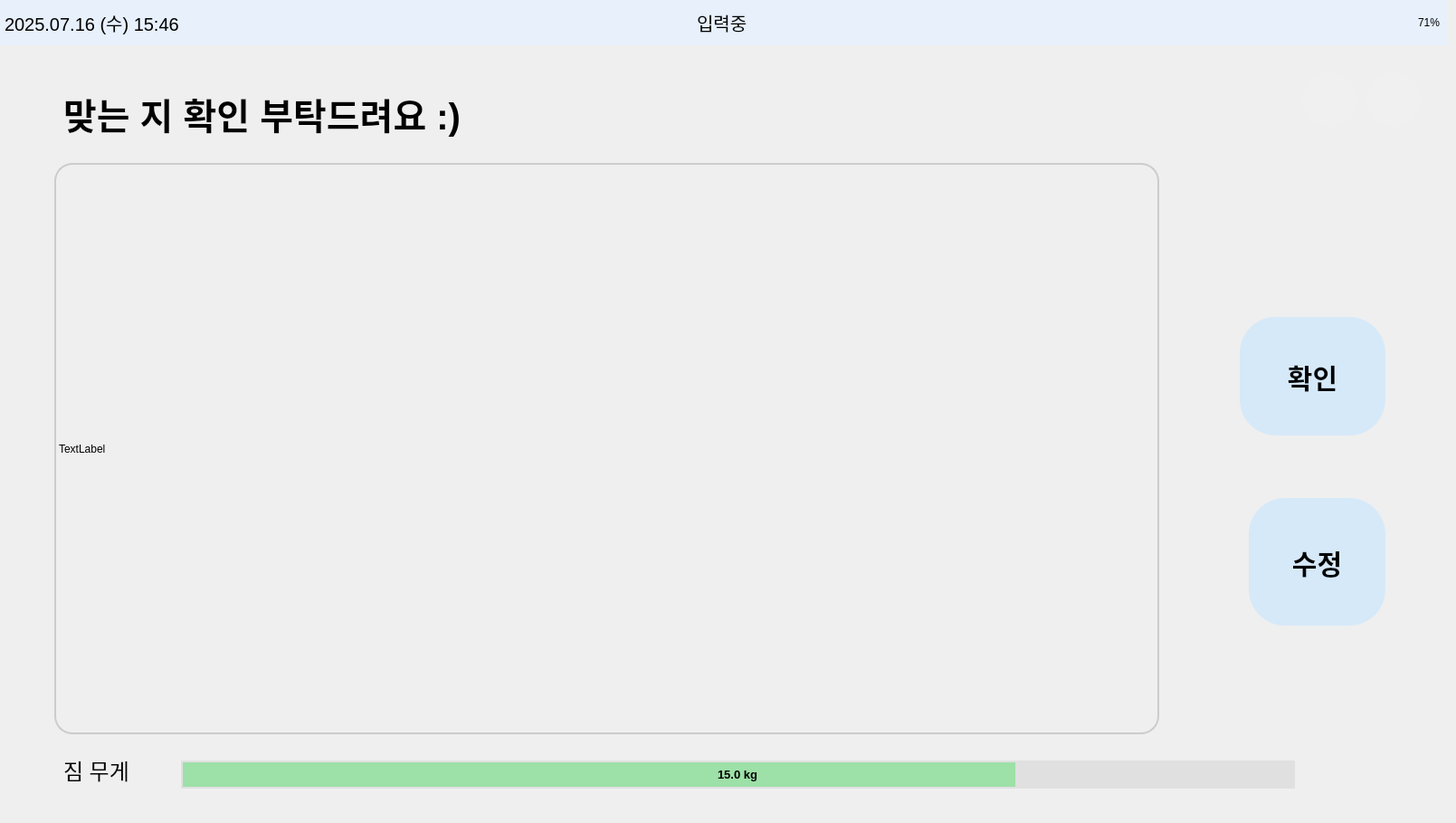
    <widget class="QWidget" name="page_check_goal">
     <widget class="QPushButton" name="btn_back7">
      <property name="geometry">
       <rect>
        <x>1510</x>
        <y>80</y>
        <width>60</width>
        <height>60</height>
       </rect>
      </property>
      <property name="palette">
       <palette>
        <active>
         <colorrole role="Button">
          <brush brushstyle="SolidPattern">
           <color alpha="255">
            <red>240</red>
            <green>240</green>
            <blue>240</blue>
           </color>
          </brush>
         </colorrole>
         <colorrole role="Base">
          <brush brushstyle="SolidPattern">
           <color alpha="255">
            <red>240</red>
            <green>240</green>
            <blue>240</blue>
           </color>
          </brush>
         </colorrole>
         <colorrole role="Window">
          <brush brushstyle="SolidPattern">
           <color alpha="255">
            <red>240</red>
            <green>240</green>
            <blue>240</blue>
           </color>
          </brush>
         </colorrole>
        </active>
        <inactive>
         <colorrole role="Button">
          <brush brushstyle="SolidPattern">
           <color alpha="255">
            <red>240</red>
            <green>240</green>
            <blue>240</blue>
           </color>
          </brush>
         </colorrole>
         <colorrole role="Base">
          <brush brushstyle="SolidPattern">
           <color alpha="255">
            <red>240</red>
            <green>240</green>
            <blue>240</blue>
           </color>
          </brush>
         </colorrole>
         <colorrole role="Window">
          <brush brushstyle="SolidPattern">
           <color alpha="255">
            <red>240</red>
            <green>240</green>
            <blue>240</blue>
           </color>
          </brush>
         </colorrole>
        </inactive>
        <disabled>
         <colorrole role="Button">
          <brush brushstyle="SolidPattern">
           <color alpha="255">
            <red>240</red>
            <green>240</green>
            <blue>240</blue>
           </color>
          </brush>
         </colorrole>
         <colorrole role="Base">
          <brush brushstyle="SolidPattern">
           <color alpha="255">
            <red>240</red>
            <green>240</green>
            <blue>240</blue>
           </color>
          </brush>
         </colorrole>
         <colorrole role="Window">
          <brush brushstyle="SolidPattern">
           <color alpha="255">
            <red>240</red>
            <green>240</green>
            <blue>240</blue>
           </color>
          </brush>
         </colorrole>
        </disabled>
       </palette>
      </property>
      <property name="styleSheet">
       <string notr="true">QPushButton {
    border: none;
    border-radius: 30px;
    background-color: #F0F0F0;
}</string>
      </property>
      <property name="text">
       <string/>
      </property>
      <property name="icon">
       <iconset>
        <normaloff>icon/back.png</normaloff>icon/back.png</iconset>
      </property>
      <property name="iconSize">
       <size>
        <width>40</width>
        <height>40</height>
       </size>
      </property>
     </widget>
     <widget class="QLabel" name="label_weight7">
      <property name="geometry">
       <rect>
        <x>70</x>
        <y>830</y>
        <width>101</width>
        <height>41</height>
       </rect>
      </property>
      <property name="font">
       <font>
        <pointsize>18</pointsize>
       </font>
      </property>
      <property name="styleSheet">
       <string notr="true">QLabel {
    color: #000000;  /* 원하는 색상 코드로 변경 */
}
</string>
      </property>
      <property name="text">
       <string>짐 무게</string>
      </property>
      <property name="alignment">
       <set>Qt::AlignLeading|Qt::AlignLeft|Qt::AlignVCenter</set>
      </property>
     </widget>
     <widget class="QFrame" name="topbar7">
      <property name="geometry">
       <rect>
        <x>0</x>
        <y>0</y>
        <width>1600</width>
        <height>50</height>
       </rect>
      </property>
      <property name="palette">
       <palette>
        <active>
         <colorrole role="WindowText">
          <brush brushstyle="SolidPattern">
           <color alpha="255">
            <red>0</red>
            <green>0</green>
            <blue>0</blue>
           </color>
          </brush>
         </colorrole>
         <colorrole role="Button">
          <brush brushstyle="SolidPattern">
           <color alpha="255">
            <red>231</red>
            <green>240</green>
            <blue>251</blue>
           </color>
          </brush>
         </colorrole>
         <colorrole role="Light">
          <brush brushstyle="SolidPattern">
           <color alpha="255">
            <red>255</red>
            <green>116</green>
            <blue>116</blue>
           </color>
          </brush>
         </colorrole>
         <colorrole role="Midlight">
          <brush brushstyle="SolidPattern">
           <color alpha="255">
            <red>247</red>
            <green>63</green>
            <blue>63</blue>
           </color>
          </brush>
         </colorrole>
         <colorrole role="Dark">
          <brush brushstyle="SolidPattern">
           <color alpha="255">
            <red>120</red>
            <green>6</green>
            <blue>6</blue>
           </color>
          </brush>
         </colorrole>
         <colorrole role="Mid">
          <brush brushstyle="SolidPattern">
           <color alpha="255">
            <red>160</red>
            <green>7</green>
            <blue>7</blue>
           </color>
          </brush>
         </colorrole>
         <colorrole role="Text">
          <brush brushstyle="SolidPattern">
           <color alpha="255">
            <red>0</red>
            <green>0</green>
            <blue>0</blue>
           </color>
          </brush>
         </colorrole>
         <colorrole role="BrightText">
          <brush brushstyle="SolidPattern">
           <color alpha="255">
            <red>255</red>
            <green>255</green>
            <blue>255</blue>
           </color>
          </brush>
         </colorrole>
         <colorrole role="ButtonText">
          <brush brushstyle="SolidPattern">
           <color alpha="255">
            <red>0</red>
            <green>0</green>
            <blue>0</blue>
           </color>
          </brush>
         </colorrole>
         <colorrole role="Base">
          <brush brushstyle="SolidPattern">
           <color alpha="255">
            <red>231</red>
            <green>240</green>
            <blue>251</blue>
           </color>
          </brush>
         </colorrole>
         <colorrole role="Window">
          <brush brushstyle="SolidPattern">
           <color alpha="255">
            <red>231</red>
            <green>240</green>
            <blue>251</blue>
           </color>
          </brush>
         </colorrole>
         <colorrole role="Shadow">
          <brush brushstyle="SolidPattern">
           <color alpha="255">
            <red>0</red>
            <green>0</green>
            <blue>0</blue>
           </color>
          </brush>
         </colorrole>
         <colorrole role="AlternateBase">
          <brush brushstyle="SolidPattern">
           <color alpha="255">
            <red>247</red>
            <green>133</green>
            <blue>133</blue>
           </color>
          </brush>
         </colorrole>
         <colorrole role="ToolTipBase">
          <brush brushstyle="SolidPattern">
           <color alpha="255">
            <red>255</red>
            <green>255</green>
            <blue>220</blue>
           </color>
          </brush>
         </colorrole>
         <colorrole role="ToolTipText">
          <brush brushstyle="SolidPattern">
           <color alpha="255">
            <red>0</red>
            <green>0</green>
            <blue>0</blue>
           </color>
          </brush>
         </colorrole>
         <colorrole role="PlaceholderText">
          <brush brushstyle="SolidPattern">
           <color alpha="128">
            <red>0</red>
            <green>0</green>
            <blue>0</blue>
           </color>
          </brush>
         </colorrole>
        </active>
        <inactive>
         <colorrole role="WindowText">
          <brush brushstyle="SolidPattern">
           <color alpha="255">
            <red>0</red>
            <green>0</green>
            <blue>0</blue>
           </color>
          </brush>
         </colorrole>
         <colorrole role="Button">
          <brush brushstyle="SolidPattern">
           <color alpha="255">
            <red>231</red>
            <green>240</green>
            <blue>251</blue>
           </color>
          </brush>
         </colorrole>
         <colorrole role="Light">
          <brush brushstyle="SolidPattern">
           <color alpha="255">
            <red>255</red>
            <green>116</green>
            <blue>116</blue>
           </color>
          </brush>
         </colorrole>
         <colorrole role="Midlight">
          <brush brushstyle="SolidPattern">
           <color alpha="255">
            <red>247</red>
            <green>63</green>
            <blue>63</blue>
           </color>
          </brush>
         </colorrole>
         <colorrole role="Dark">
          <brush brushstyle="SolidPattern">
           <color alpha="255">
            <red>120</red>
            <green>6</green>
            <blue>6</blue>
           </color>
          </brush>
         </colorrole>
         <colorrole role="Mid">
          <brush brushstyle="SolidPattern">
           <color alpha="255">
            <red>160</red>
            <green>7</green>
            <blue>7</blue>
           </color>
          </brush>
         </colorrole>
         <colorrole role="Text">
          <brush brushstyle="SolidPattern">
           <color alpha="255">
            <red>0</red>
            <green>0</green>
            <blue>0</blue>
           </color>
          </brush>
         </colorrole>
         <colorrole role="BrightText">
          <brush brushstyle="SolidPattern">
           <color alpha="255">
            <red>255</red>
            <green>255</green>
            <blue>255</blue>
           </color>
          </brush>
         </colorrole>
         <colorrole role="ButtonText">
          <brush brushstyle="SolidPattern">
           <color alpha="255">
            <red>0</red>
            <green>0</green>
            <blue>0</blue>
           </color>
          </brush>
         </colorrole>
         <colorrole role="Base">
          <brush brushstyle="SolidPattern">
           <color alpha="255">
            <red>231</red>
            <green>240</green>
            <blue>251</blue>
           </color>
          </brush>
         </colorrole>
         <colorrole role="Window">
          <brush brushstyle="SolidPattern">
           <color alpha="255">
            <red>231</red>
            <green>240</green>
            <blue>251</blue>
           </color>
          </brush>
         </colorrole>
         <colorrole role="Shadow">
          <brush brushstyle="SolidPattern">
           <color alpha="255">
            <red>0</red>
            <green>0</green>
            <blue>0</blue>
           </color>
          </brush>
         </colorrole>
         <colorrole role="AlternateBase">
          <brush brushstyle="SolidPattern">
           <color alpha="255">
            <red>247</red>
            <green>133</green>
            <blue>133</blue>
           </color>
          </brush>
         </colorrole>
         <colorrole role="ToolTipBase">
          <brush brushstyle="SolidPattern">
           <color alpha="255">
            <red>255</red>
            <green>255</green>
            <blue>220</blue>
           </color>
          </brush>
         </colorrole>
         <colorrole role="ToolTipText">
          <brush brushstyle="SolidPattern">
           <color alpha="255">
            <red>0</red>
            <green>0</green>
            <blue>0</blue>
           </color>
          </brush>
         </colorrole>
         <colorrole role="PlaceholderText">
          <brush brushstyle="SolidPattern">
           <color alpha="128">
            <red>0</red>
            <green>0</green>
            <blue>0</blue>
           </color>
          </brush>
         </colorrole>
        </inactive>
        <disabled>
         <colorrole role="WindowText">
          <brush brushstyle="SolidPattern">
           <color alpha="255">
            <red>120</red>
            <green>6</green>
            <blue>6</blue>
           </color>
          </brush>
         </colorrole>
         <colorrole role="Button">
          <brush brushstyle="SolidPattern">
           <color alpha="255">
            <red>231</red>
            <green>240</green>
            <blue>251</blue>
           </color>
          </brush>
         </colorrole>
         <colorrole role="Light">
          <brush brushstyle="SolidPattern">
           <color alpha="255">
            <red>255</red>
            <green>116</green>
            <blue>116</blue>
           </color>
          </brush>
         </colorrole>
         <colorrole role="Midlight">
          <brush brushstyle="SolidPattern">
           <color alpha="255">
            <red>247</red>
            <green>63</green>
            <blue>63</blue>
           </color>
          </brush>
         </colorrole>
         <colorrole role="Dark">
          <brush brushstyle="SolidPattern">
           <color alpha="255">
            <red>120</red>
            <green>6</green>
            <blue>6</blue>
           </color>
          </brush>
         </colorrole>
         <colorrole role="Mid">
          <brush brushstyle="SolidPattern">
           <color alpha="255">
            <red>160</red>
            <green>7</green>
            <blue>7</blue>
           </color>
          </brush>
         </colorrole>
         <colorrole role="Text">
          <brush brushstyle="SolidPattern">
           <color alpha="255">
            <red>120</red>
            <green>6</green>
            <blue>6</blue>
           </color>
          </brush>
         </colorrole>
         <colorrole role="BrightText">
          <brush brushstyle="SolidPattern">
           <color alpha="255">
            <red>255</red>
            <green>255</green>
            <blue>255</blue>
           </color>
          </brush>
         </colorrole>
         <colorrole role="ButtonText">
          <brush brushstyle="SolidPattern">
           <color alpha="255">
            <red>120</red>
            <green>6</green>
            <blue>6</blue>
           </color>
          </brush>
         </colorrole>
         <colorrole role="Base">
          <brush brushstyle="SolidPattern">
           <color alpha="255">
            <red>231</red>
            <green>240</green>
            <blue>251</blue>
           </color>
          </brush>
         </colorrole>
         <colorrole role="Window">
          <brush brushstyle="SolidPattern">
           <color alpha="255">
            <red>231</red>
            <green>240</green>
            <blue>251</blue>
           </color>
          </brush>
         </colorrole>
         <colorrole role="Shadow">
          <brush brushstyle="SolidPattern">
           <color alpha="255">
            <red>0</red>
            <green>0</green>
            <blue>0</blue>
           </color>
          </brush>
         </colorrole>
         <colorrole role="AlternateBase">
          <brush brushstyle="SolidPattern">
           <color alpha="255">
            <red>240</red>
            <green>11</green>
            <blue>11</blue>
           </color>
          </brush>
         </colorrole>
         <colorrole role="ToolTipBase">
          <brush brushstyle="SolidPattern">
           <color alpha="255">
            <red>255</red>
            <green>255</green>
            <blue>220</blue>
           </color>
          </brush>
         </colorrole>
         <colorrole role="ToolTipText">
          <brush brushstyle="SolidPattern">
           <color alpha="255">
            <red>0</red>
            <green>0</green>
            <blue>0</blue>
           </color>
          </brush>
         </colorrole>
         <colorrole role="PlaceholderText">
          <brush brushstyle="SolidPattern">
           <color alpha="128">
            <red>0</red>
            <green>0</green>
            <blue>0</blue>
           </color>
          </brush>
         </colorrole>
        </disabled>
       </palette>
      </property>
      <property name="styleSheet">
       <string>background-color: #e7f0fb;</string>
      </property>
      <widget class="QLabel" name="label_datetime7">
       <property name="geometry">
        <rect>
         <x>5</x>
         <y>0</y>
         <width>331</width>
         <height>50</height>
        </rect>
       </property>
       <property name="font">
        <font>
         <pointsize>15</pointsize>
        </font>
       </property>
       <property name="text">
        <string>2025.07.16 (수) 15:46</string>
       </property>
      </widget>
      <widget class="QLabel" name="label_battery7">
       <property name="geometry">
        <rect>
         <x>1470</x>
         <y>0</y>
         <width>121</width>
         <height>50</height>
        </rect>
       </property>
       <property name="text">
        <string>71%</string>
       </property>
       <property name="alignment">
        <set>Qt::AlignRight|Qt::AlignTrailing|Qt::AlignVCenter</set>
       </property>
      </widget>
      <widget class="QLabel" name="label_status7">
       <property name="geometry">
        <rect>
         <x>770</x>
         <y>0</y>
         <width>141</width>
         <height>50</height>
        </rect>
       </property>
       <property name="font">
        <font>
         <pointsize>15</pointsize>
         <weight>50</weight>
         <bold>false</bold>
        </font>
       </property>
       <property name="text">
        <string>입력중</string>
       </property>
      </widget>
      <widget class="QLabel" name="label_image7">
       <property name="geometry">
        <rect>
         <x>690</x>
         <y>0</y>
         <width>71</width>
         <height>50</height>
        </rect>
       </property>
       <property name="text">
        <string/>
       </property>
       <property name="pixmap">
        <pixmap>icon/입력중.png</pixmap>
       </property>
       <property name="scaledContents">
        <bool>true</bool>
       </property>
      </widget>
     </widget>
     <widget class="QPushButton" name="btn_start7">
      <property name="geometry">
       <rect>
        <x>1370</x>
        <y>350</y>
        <width>161</width>
        <height>131</height>
       </rect>
      </property>
      <property name="font">
       <font>
        <pointsize>-1</pointsize>
        <weight>75</weight>
        <bold>true</bold>
       </font>
      </property>
      <property name="styleSheet">
       <string notr="true">QPushButton {
    background-color: #d6e9f9;
    border: none;
    border-radius: 40px;        /* 반지름 = 버튼 크기 절반 */
    min-width: 80px;
    min-height: 80px;
    font-size: 30px;
    font-weight: bold;
    color: #000000;
}
</string>
      </property>
      <property name="text">
       <string>확인</string>
      </property>
     </widget>
     <widget class="QProgressBar" name="weight_bar7">
      <property name="geometry">
       <rect>
        <x>200</x>
        <y>840</y>
        <width>1231</width>
        <height>31</height>
       </rect>
      </property>
      <property name="font">
       <font>
        <pointsize>10</pointsize>
        <weight>75</weight>
        <bold>true</bold>
       </font>
      </property>
      <property name="styleSheet">
       <string notr="true">QProgressBar {
    border: 2px solid #E0E0E0;         /* 테두리: 불투명 회색 */
    border-radius: 30px;               /* 둥글게 */
    background-color: #E0E0E0;         /* 배경: 불투명 연회색 */
    text-align: center;                /* 텍스트 중앙 정렬 */
}

QProgressBar::chunk {
    background-color: rgba(129, 224, 144, 180);   /* 초록색 바 + 투명도 */
    border-radius: 30px;
}
</string>
      </property>
      <property name="maximum">
       <number>20000</number>
      </property>
      <property name="value">
       <number>15000</number>
      </property>
      <property name="format">
       <string>15.0 kg</string>
      </property>
     </widget>
     <widget class="QPushButton" name="btn_home7">
      <property name="geometry">
       <rect>
        <x>1440</x>
        <y>80</y>
        <width>60</width>
        <height>60</height>
       </rect>
      </property>
      <property name="palette">
       <palette>
        <active>
         <colorrole role="Button">
          <brush brushstyle="SolidPattern">
           <color alpha="255">
            <red>240</red>
            <green>240</green>
            <blue>240</blue>
           </color>
          </brush>
         </colorrole>
         <colorrole role="Base">
          <brush brushstyle="SolidPattern">
           <color alpha="255">
            <red>240</red>
            <green>240</green>
            <blue>240</blue>
           </color>
          </brush>
         </colorrole>
         <colorrole role="Window">
          <brush brushstyle="SolidPattern">
           <color alpha="255">
            <red>240</red>
            <green>240</green>
            <blue>240</blue>
           </color>
          </brush>
         </colorrole>
        </active>
        <inactive>
         <colorrole role="Button">
          <brush brushstyle="SolidPattern">
           <color alpha="255">
            <red>240</red>
            <green>240</green>
            <blue>240</blue>
           </color>
          </brush>
         </colorrole>
         <colorrole role="Base">
          <brush brushstyle="SolidPattern">
           <color alpha="255">
            <red>240</red>
            <green>240</green>
            <blue>240</blue>
           </color>
          </brush>
         </colorrole>
         <colorrole role="Window">
          <brush brushstyle="SolidPattern">
           <color alpha="255">
            <red>240</red>
            <green>240</green>
            <blue>240</blue>
           </color>
          </brush>
         </colorrole>
        </inactive>
        <disabled>
         <colorrole role="Button">
          <brush brushstyle="SolidPattern">
           <color alpha="255">
            <red>240</red>
            <green>240</green>
            <blue>240</blue>
           </color>
          </brush>
         </colorrole>
         <colorrole role="Base">
          <brush brushstyle="SolidPattern">
           <color alpha="255">
            <red>240</red>
            <green>240</green>
            <blue>240</blue>
           </color>
          </brush>
         </colorrole>
         <colorrole role="Window">
          <brush brushstyle="SolidPattern">
           <color alpha="255">
            <red>240</red>
            <green>240</green>
            <blue>240</blue>
           </color>
          </brush>
         </colorrole>
        </disabled>
       </palette>
      </property>
      <property name="styleSheet">
       <string notr="true">QPushButton {
    border: none;
    border-radius: 30px;
    background-color: #F0F0F0;
}</string>
      </property>
      <property name="text">
       <string/>
      </property>
      <property name="icon">
       <iconset>
        <normaloff>icon/home.png</normaloff>icon/home.png</iconset>
      </property>
      <property name="iconSize">
       <size>
        <width>40</width>
        <height>40</height>
       </size>
      </property>
     </widget>
     <widget class="QLabel" name="label_map7">
      <property name="geometry">
       <rect>
        <x>60</x>
        <y>180</y>
        <width>1221</width>
        <height>631</height>
       </rect>
      </property>
      <property name="styleSheet">
       <string notr="true">QLabel {
    border: 2px solid #CCCCCC;
    border-radius: 20px;
    background-color: transparent;  /* 배경은 필요에 따라 투명 */
    padding: 0px;                   /* 안쪽 여백 없음 = 꽉 채움 */
}

</string>
      </property>
      <property name="text">
       <string>TextLabel</string>
      </property>
     </widget>
     <widget class="QLabel" name="label_check_place_text7">
      <property name="geometry">
       <rect>
        <x>70</x>
        <y>60</y>
        <width>1021</width>
        <height>131</height>
       </rect>
      </property>
      <property name="font">
       <font>
        <pointsize>30</pointsize>
        <weight>75</weight>
        <bold>true</bold>
       </font>
      </property>
      <property name="styleSheet">
       <string notr="true">background-color: rgba(255, 255, 255, 0);</string>
      </property>
      <property name="text">
       <string>맞는 지 확인 부탁드려요 :)</string>
      </property>
      <property name="alignment">
       <set>Qt::AlignLeading|Qt::AlignLeft|Qt::AlignVCenter</set>
      </property>
     </widget>
     <widget class="QPushButton" name="btn_change_place7">
      <property name="geometry">
       <rect>
        <x>1380</x>
        <y>550</y>
        <width>151</width>
        <height>141</height>
       </rect>
      </property>
      <property name="font">
       <font>
        <pointsize>-1</pointsize>
        <weight>75</weight>
        <bold>true</bold>
       </font>
      </property>
      <property name="styleSheet">
       <string notr="true">QPushButton {
    background-color: #d6e9f9;
    border: none;
    border-radius: 40px;        /* 반지름 = 버튼 크기 절반 */
    min-width: 80px;
    min-height: 80px;
    font-size: 30px;
    font-weight: bold;
    color: #000000;
}
</string>
      </property>
      <property name="text">
       <string>수정</string>
      </property>
     </widget>
     <widget class="QLabel" name="label_background7">
      <property name="geometry">
       <rect>
        <x>0</x>
        <y>50</y>
        <width>1600</width>
        <height>850</height>
       </rect>
      </property>
      <property name="text">
       <string/>
      </property>
      <property name="pixmap">
       <pixmap>icon/hero-mkif-incheon-international-airport-expressway.jpeg</pixmap>
      </property>
      <property name="scaledContents">
       <bool>true</bool>
      </property>
     </widget>
     <zorder>label_background7</zorder>
     <zorder>btn_back7</zorder>
     <zorder>label_weight7</zorder>
     <zorder>topbar7</zorder>
     <zorder>btn_start7</zorder>
     <zorder>weight_bar7</zorder>
     <zorder>btn_home7</zorder>
     <zorder>label_map7</zorder>
     <zorder>label_check_place_text7</zorder>
     <zorder>btn_change_place7</zorder>
    </widget>
